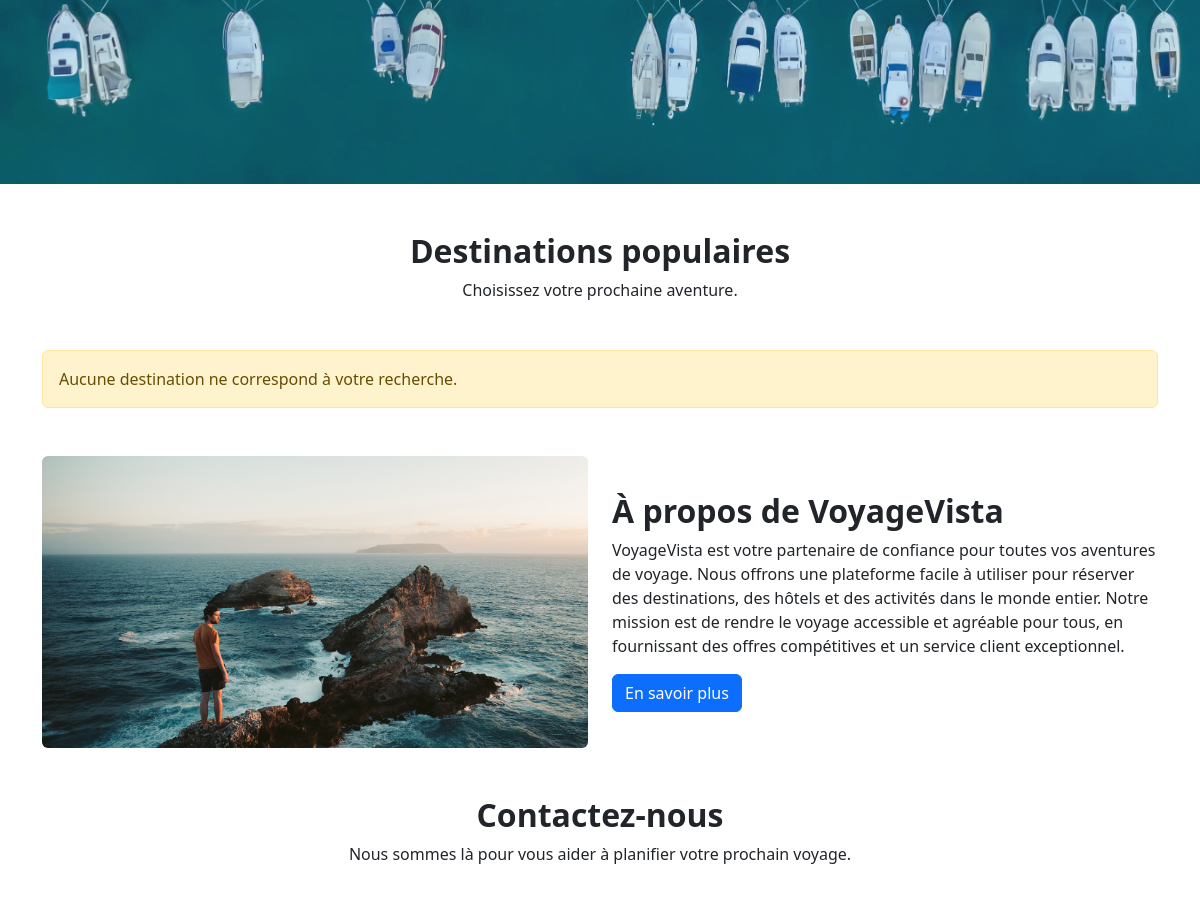
Before: / (middle part) with the older database file.
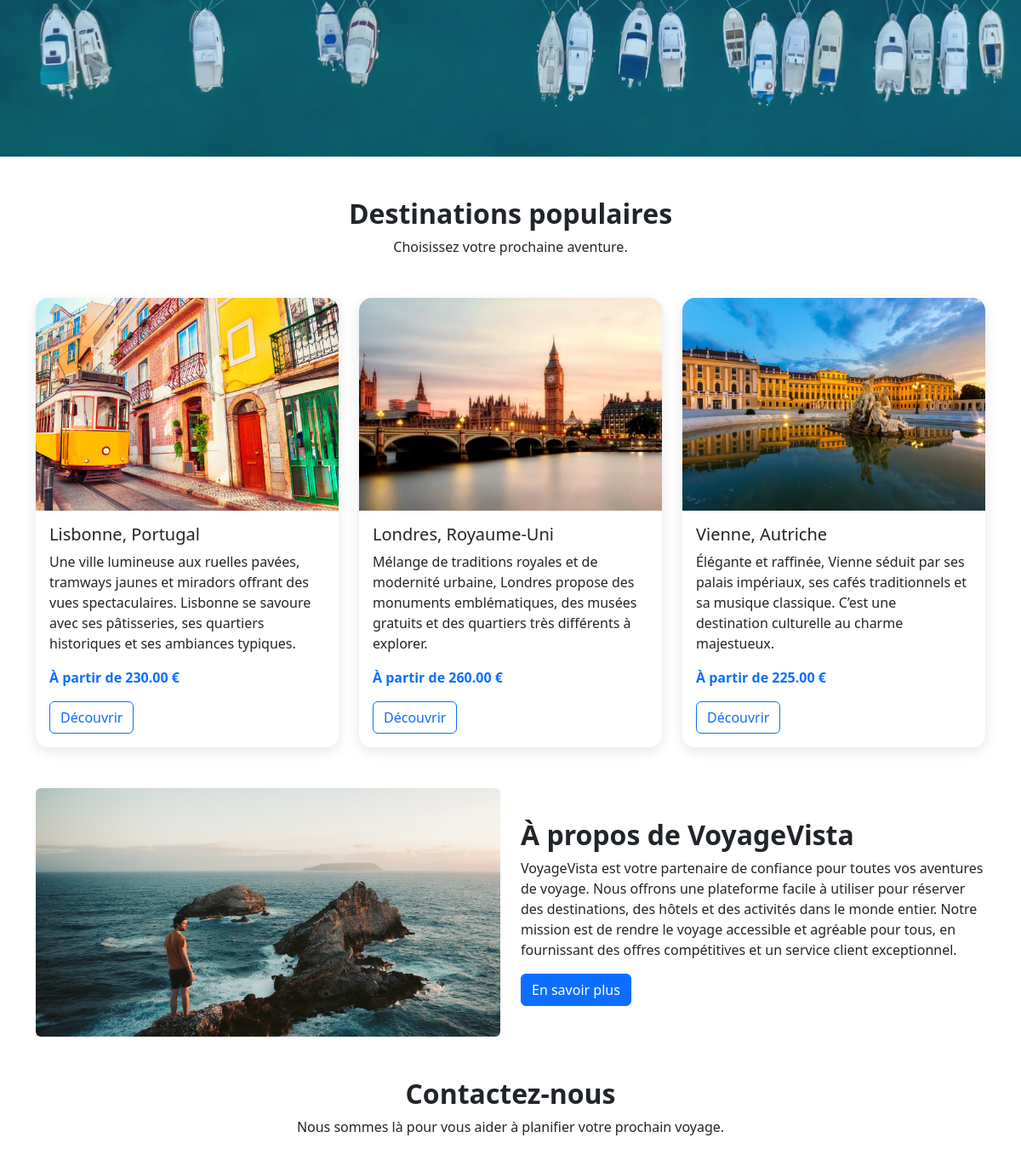
After: the same page with the newer database file.
### tables this page shows
CREATE TABLE `destinations` (
  `id` int(11) NOT NULL,
  `name` varchar(150) NOT NULL,
  `country` varchar(150) NOT NULL,
  `description` text NOT NULL,
  `image` varchar(255) NOT NULL,
  `price` decimal(10,2) NOT NULL,
  `created_at` timestamp NOT NULL DEFAULT CURRENT_TIMESTAMP
);

### models/destinationModel.php (called while the page is built, shortened)
<?php
require_once __DIR__ . "/../config/database.php";
function getAllDestinations($search = null) {
    global $pdo;
    $stmt = $pdo->prepare(
        "SELECT * FROM destinations
         ORDER BY id DESC"
    );
    $stmt->execute();
    return $stmt->fetchAll();
};
function getRandomDestinations() {
    global $pdo;
    $stmt = $pdo->prepare(
        "SELECT *
         FROM destinations
         ORDER BY RAND()
         LIMIT 3"
    );
    $stmt->execute();
    return $stmt->fetchAll();
}
?>

### index.php (the view, shortened to what this page needs)
<?php
require_once __DIR__ . "/models/destinationModel.php";
$search = trim($_GET['q'] ?? '');
$destinations = getAllDestinations($search);
$randomDestinations = getRandomDestinations();
?>
<!DOCTYPE html>
<html lang="fr">
<head>
    <link rel="stylesheet" href="assets/css/bootstrap.min.css">
    <link rel="stylesheet" href="assets/css/style.css">
</head>
<body>
    <section class="hero-section">
        <div class="hero-overlay"></div>
    </section>
    <section class="container my-5">
        <div class="text-center mb-5">
            <h2 class="fw-bold">Destinations populaires</h2>
            <p>Choisissez votre prochaine aventure.</p>
        </div>
        <div class="row g-4">
            <?php if (empty($destinations)): ?>
                <div class="col-12">
                    <div class="alert alert-warning mb-0">
                        Aucune destination ne correspond à votre recherche.
                    </div>
                </div>
            <?php endif; ?>
            <?php foreach($randomDestinations as $destination): ?>
                <div class="col-md-4">
                    <div class="card destination-card h-100">
                        <img src="assets/images/<?= $destination["image"]; ?>"
                            class="card-img-top"
                            alt="<?= $destination["name"]; ?>">
                        <div class="card-body">
                            <h5 class="card-title">
                                <?= $destination["name"]; ?>,
                                <?= $destination["country"]; ?>
                            </h5>
                            <p class="card-text">
                                <?= $destination["description"]; ?>
                            </p>
                            <p class="fw-bold text-primary">
                                À partir de
                                <?= $destination["price"]; ?> €
                            </p>
                            <a href="destination.php?id=<?= $destination["id"]; ?>"
                            class="btn btn-outline-primary">
                                Découvrir
                            </a>
                        </div>
                    </div>
                </div>
            <?php endforeach; ?>
        </div>
    </section>
    <section class="container my-5">
        <div class="row align-items-center g-4">
            <div class="col-md-6">
                <img src="assets/images/about-us.jpg" class="img-fluid rounded" alt="About Us">
            </div>
            <div class="col-md-6">
                <h2 class="fw-bold">À propos de VoyageVista</h2>
                <p>VoyageVista est votre partenaire de confiance pour toutes vos aventures de voyage. Nous offrons une plateforme facile à utiliser pour réserver des destinations, des hôtels et des activités dans le monde entier. Notre mission est de rendre le voyage accessible et agréable pour tous, en fournissant des offres compétitives et un service client exceptionnel.</p>
                <a href="#" class="btn btn-primary">
                    En savoir plus
                </a>
            </div>
        </div>
    </section>
    <section class="container my-4">
        <div class="text-center mb-5">
            <h2 class="fw-bold">Contactez-nous</h2>
            <p>Nous sommes là pour vous aider à planifier votre prochain voyage.</p>
        </div>
        <form id="contactForm" class="row g-4 justify-content-center">
        </form>
    </section>
</body>
</html>

### assets/css/style.css (style rules this page uses)
.hero-section { position: relative; height: 90vh; background: url('../images/banniere.jpg') center/cover no-repeat; display: flex; align-items: center; justify-content: center; }
.hero-overlay { position: absolute; inset: 0; background-color: rgba(46, 164, 196, 0.244); }
.destination-card { border: none; border-radius: 15px; overflow: hidden; transition: 0.3s; box-shadow: 0 5px 15px rgba(0,0,0,0.1); }
.destination-card img { height: 250px; object-fit: cover; }

Changed rows visible on the page:
added destinations: image+name (picture), name "Lisbonne", country "Portugal", description "Une ville lumineuse aux ruelles pavées, tramways jaunes et miradors offrant des vues spectaculaires. Lisbonne se savoure avec ses pâtisseries, ses quartiers historiques et ses ambiances typiques.", price "230.00"
added destinations: image (picture), name "Londres", country "Royaume-Uni", description "Mélange de traditions royales et de modernité urbaine, Londres propose des monuments emblématiques, des musées gratuits et des quartiers très différents à explorer.", price "260.00"
added destinations: image+name (picture), name "Vienne", country "Autriche", description "Élégante et raffinée, Vienne séduit par ses palais impériaux, ses cafés traditionnels et sa musique classique. C’est une destination culturelle au charme majestueux.", price "225.00"
Other visible differences:
text no longer shown: "Aucune destination ne correspond à votre recherche."
